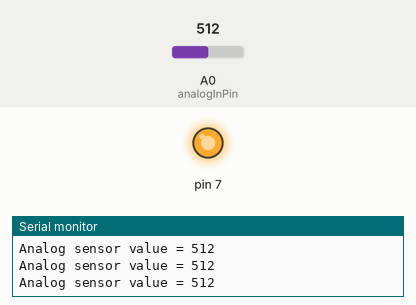
Recording of a sketch running on a simulated Arduino Uno, built with avr-gcc and run on an emulated ATmega328P. Parts: output pins drawn as LEDs (lit = HIGH), the last lines printed to the serial monitor. Inputs (shaded band) come from the test bench; at power-on: A0 (analogInPin) = 512.

Above: at 1.2 s.
1.3 s: A0 (analogInPin) set to 533
2.8 s: A0 (analogInPin) set to 558
At 3.9 s:
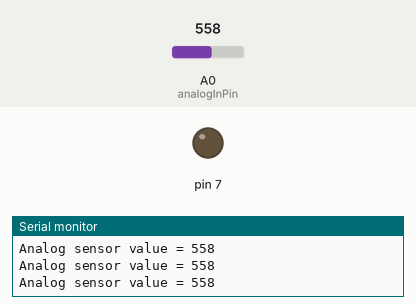
4.3 s: A0 (analogInPin) set to 540
At 5.3 s:
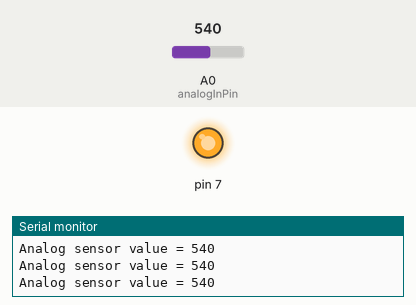
5.8 s: A0 (analogInPin) set to 560
At 6.7 s:
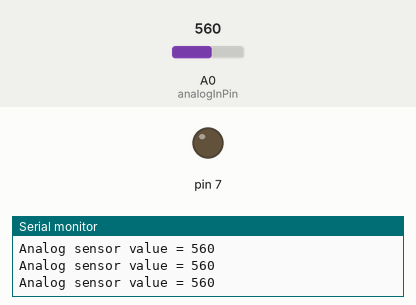
Timing chart, 0 to 8.3 s (numbered marks = the images above; inputs shaded):
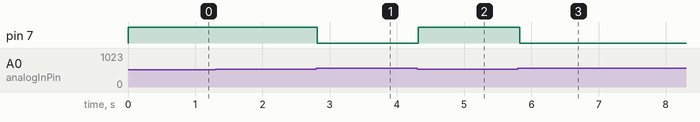

Measured:
- the behaviour switches between 549 and 550 on A0 (analogInPin) (found by bisection; images 0 and 1)
- after the input at 2.8 s, pin 7: HIGH → LOW at once
- after the input at 4.3 s, pin 7: LOW → HIGH at once
- after the input at 5.8 s, pin 7: HIGH → LOW at once

The sketch:

light_sensor.ino
```cpp
const int analogInPin = A0;
int sensorValue = 0;
void setup() {
 Serial.begin(9600);
 pinMode(7, OUTPUT);
}
void loop() {
 sensorValue = analogRead(analogInPin);
 Serial.print("Analog sensor value = ");
 Serial.println(sensorValue);
 if (sensorValue < 550) {
 digitalWrite(7, HIGH);
 } else {
 digitalWrite(7, LOW);
 }
 delay(100);
}
```
